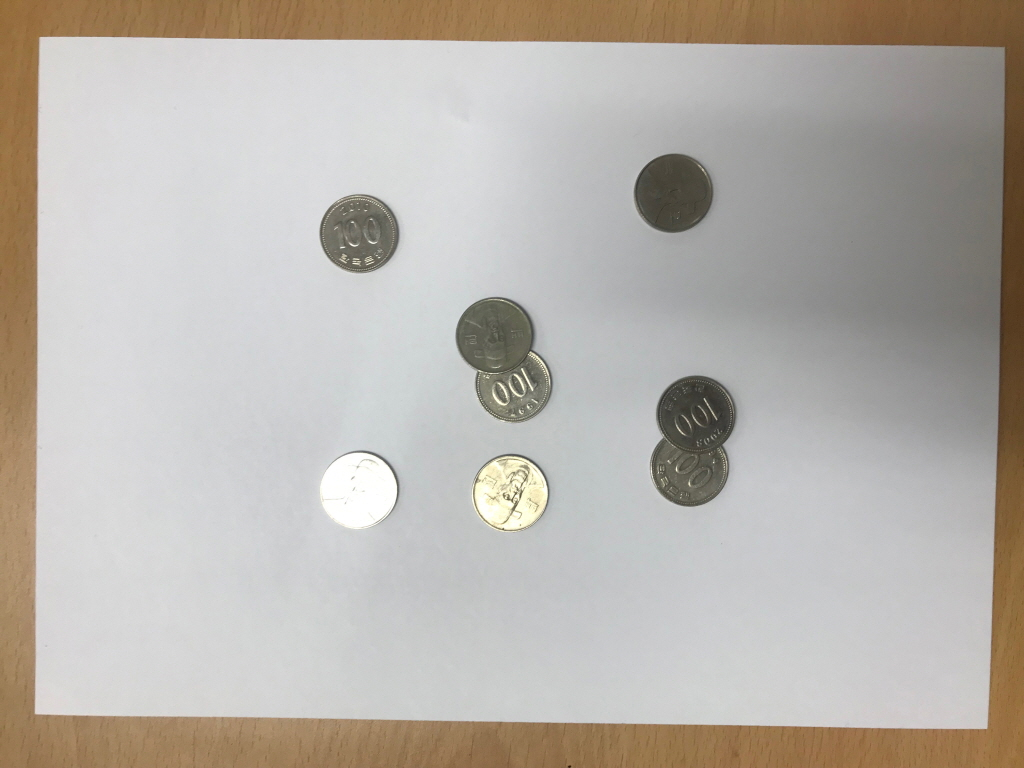
#> input picture coin.JPG, 1024 x 768 px, found by its file name
$ jupyter execute Homework4.ipynb
#> lines starting #> are read from the running program, lines starting #| are printed output that depends on the picture; after the words box and inside, x2 and y2 are one past the last pixel; in counts of white or black regions, pixels touching at a corner belong together
[cell 1]
import numpy as np
import cv2

[cell 2]
img = cv2.imread('coin.jpg')
#> img is the input picture: shape (768, 1024, 3); mean B, G, R 171.5, 178.1, 183.4
img2 = img.copy()
h, w = img.shape[:2]
#> h = 768; w = 1024

[cell 3]
img = cv2.imread('coin.jpg')

[cell 4]
gray = cv2.cvtColor(img, cv2.COLOR_BGR2GRAY)
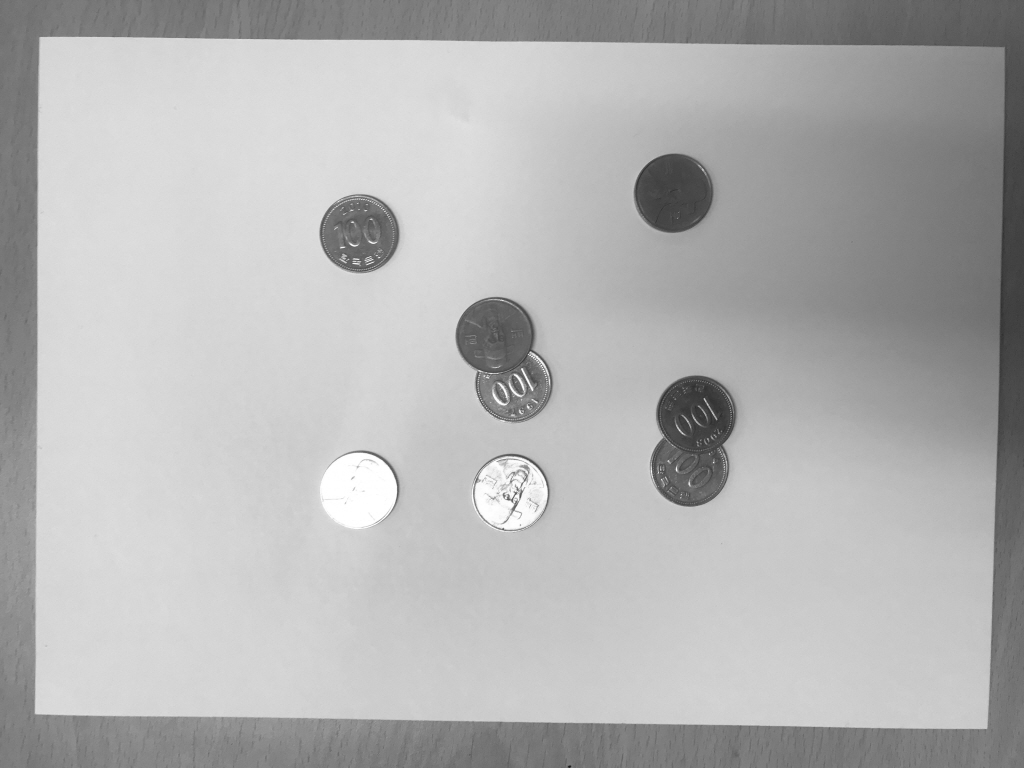
#> gray: shape (768, 1024); min 25, max 255, mean 178.9

[cell 5]
blur = cv2.GaussianBlur(gray, (3,3), 0)

[cell 6]
circles = cv2.HoughCircles(blur, cv2.HOUGH_GRADIENT, 1.2, 30, None, 200)
#> circles = [[510.6, 492.6, 36.12], [495, 335.4, 39.24], [689.4, 466.2, 39.6], [359.4, 233.4, 39.12], [696.6, 414.6, 39.84], [360.6, 489, 39.12]]
if circles is not None:
    circles = np.uint16(np.around(circles))
#> circles = [[511, 493, 36], [495, 335, 39], [689, 466, 40], [359, 233, 39], [697, 415, 40], [361, 489, 39]]
    for i in circles[0,:]:
        cv2.circle(img,(i[0], i[1]), i[2], (0, 255, 0), 2)
        cv2.circle(img,(i[0], i[1]), i[2], (0, 255, 0), 2)
#> this loop made 6 passes
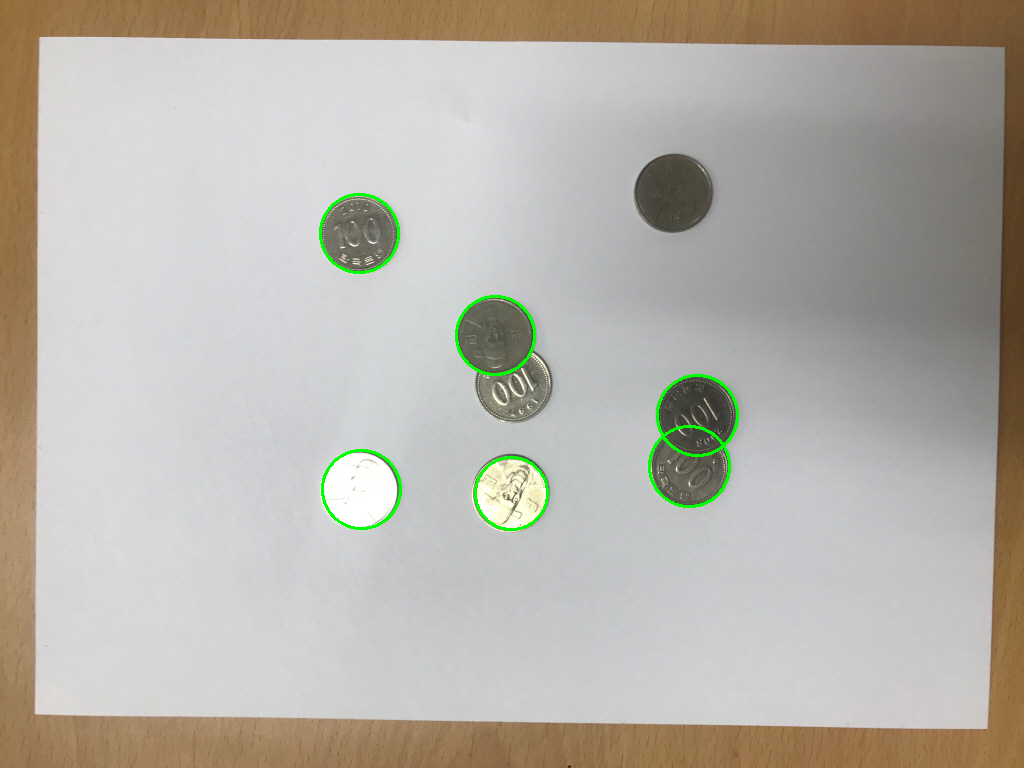
#> img: shape (768, 1024, 3); 0.56% of pixels changed, all inside (x1, y1, x2, y2) = (319, 193, 739, 531)
